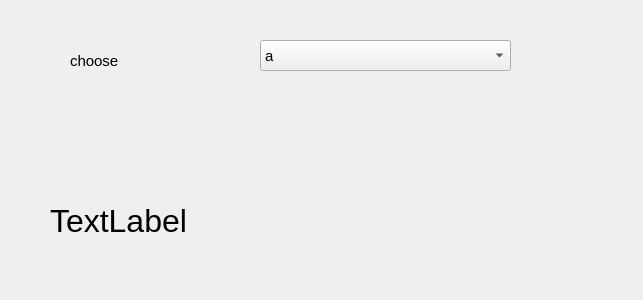
<?xml version="1.0" encoding="UTF-8"?>
<ui version="4.0">
 <class>Dialog</class>
 <widget class="QDialog" name="Dialog">
  <property name="geometry">
   <rect>
    <x>0</x>
    <y>0</y>
    <width>643</width>
    <height>300</height>
   </rect>
  </property>
  <property name="windowTitle">
   <string>Dialog</string>
  </property>
  <widget class="QComboBox" name="comboBox">
   <property name="geometry">
    <rect>
     <x>260</x>
     <y>40</y>
     <width>251</width>
     <height>31</height>
    </rect>
   </property>
   <property name="font">
    <font>
     <pointsize>11</pointsize>
    </font>
   </property>
   <item>
    <property name="text">
     <string>a</string>
    </property>
   </item>
   <item>
    <property name="text">
     <string>b</string>
    </property>
   </item>
   <item>
    <property name="text">
     <string>c</string>
    </property>
   </item>
   <item>
    <property name="text">
     <string>d</string>
    </property>
   </item>
  </widget>
  <widget class="QLabel" name="label">
   <property name="geometry">
    <rect>
     <x>70</x>
     <y>50</y>
     <width>151</width>
     <height>21</height>
    </rect>
   </property>
   <property name="font">
    <font>
     <pointsize>11</pointsize>
    </font>
   </property>
   <property name="text">
    <string>choose</string>
   </property>
  </widget>
  <widget class="QLabel" name="label_2">
   <property name="geometry">
    <rect>
     <x>50</x>
     <y>200</y>
     <width>311</width>
     <height>41</height>
    </rect>
   </property>
   <property name="font">
    <font>
     <pointsize>24</pointsize>
    </font>
   </property>
   <property name="text">
    <string>TextLabel</string>
   </property>
  </widget>
 </widget>
 <resources/>
 <connections/>
</ui>
